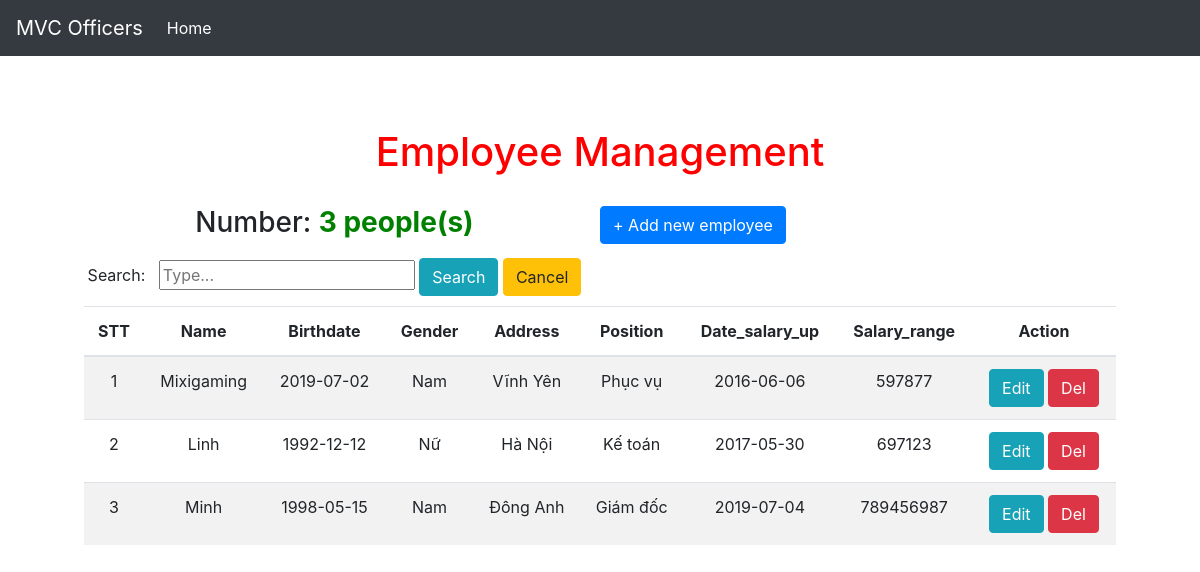
Page /MVC1/employeeController/index on the committed database.
### tables this page shows
CREATE TABLE `employee` (
  `id` int(11) NOT NULL,
  `name` varchar(30) NOT NULL,
  `birthdate` date NOT NULL,
  `gender` varchar(3) NOT NULL,
  `address` varchar(35) NOT NULL,
  `position` varchar(25) NOT NULL,
  `date_salary_up` date NOT NULL,
  `salary_range` double NOT NULL
);

### MVC1/Controllers/employeeController.php (called while the page is built, shortened)
<?php
    class employeeController extends Controller
    {
        private $empRepo;
        public function __construct()
        {
            $this->empModel=new EmployeeModel();
            $this->empRepo=new EmployeeRepository($this->empModel);
        }
        public function index()
        {
            $arr_obj_models=array();
            if(isset($_POST['nameS']))
            {
                $matching=$this->empRepo->findName($_POST['nameS']);
                if(count($matching)!=0){
                foreach($matching as $k=>$v){
                $employeeModel=new EmployeeModel();
                $employeeModel->setId($v['id']);
                $employeeModel->setName($v['name']);
                $employeeModel->setBirthdate($v['birthdate']);
                $employeeModel->setGender($v['gender']);
                $employeeModel->setAdress($v['address']);
                $employeeModel->setPosition($v['position']);
                $employeeModel->setDate($v['date_salary_up']);
                $employeeModel->setRange($v['salary_range']);
                array_push($arr_obj_models,$employeeModel);
                }
                $d['employee']=$arr_obj_models;
            }
            else{
                $d['error']='No result! Please try later';
            }
            }
            else{
            $arr=$this->empRepo->getInfo();
        }
            $this->render("index");
        }
    }

### MVC1/Dispathcher.php (called while the page is built, shortened)
<?php
class Dispathcher
{
    public function dispatch()
    {
        $this->request = new Request();
        $controller = $this->loadController();
        call_user_func_array([$controller, $this->request->action], $this->request->params);
    }
    public function loadController()
    {
        $controller = new $name();
        return $controller;
    }
}
?>

### MVC1/Webroot/index.php (called while the page is built, shortened)
<?php
     $dispathcher=new Dispathcher();
     $dispathcher->dispatch();

### MVC1/Core/Model.php (called while the page is built, shortened)
<?php
    class Model
    {
        protected $id;
        protected $name;
        protected $birthdate;
        protected $gender;
        protected $address;
        public function setId($id)
        {
            $this->id=$id;
        }
        public function getId()
        {
            return $this->id;
        }
        public function setName($name)
        {
            $this->name=$name;
        }
        public function getName()
        {
            return $this->name;
        }
        public function setBirthdate($birth)
        {
            $this->birthdate=$birth;
        }
        public function getBirthdate()
        {
            return $this->birthdate;
        }
        public function setGender($gender)
        {
            $this->gender=$gender;
        }
        public function getGender()
        {
            return $this->gender;
        }
        public function setAdress($add)
        {
            $this->address=$add;
        }
        public function getAdress()
        {
            return $this->address;
        }
    }

### MVC1/Core/ResourceModel.php (called while the page is built, shortened)
<?php
    class ResourceModel implements ResourceModelInterface
    {
        private $table;
        public function _init($table,$id,$model)
        {
            $this->table=$table;
        }
        public function getFull()
        {
            $conn=Database::getBdd();
            $sql="SELECT * FROM ".$this->table;
            $stmt=$conn->prepare($sql);
            $stmt->setFetchMode(PDO::FETCH_ASSOC);
            $stmt->execute();
            return $stmt->fetchAll();
        }
    }

### MVC1/Models/EmployeeRepository.php (called while the page is built, shortened)
<?php
    class EmployeeRepository
    {
        public $empRepo;
        public function __construct(EmployeeModel $em)
        {
           $this->empRepo=new EmployeeResourceModel($em);
        }
        public function getInfo()
        {
            return $this->empRepo->getFull();
        }
    }

### MVC1/Models/EmployeeModel.php (called while the page is built, shortened)
<?php
    class EmployeeModel extends Model
    {
        protected $position;
        protected $date_salary_up;
        protected $salary_range;
        public function __construct()
        {
            $this->position="";
            $this->date_salary_up="";
            $this->salary_range=0;
        }
        public function setPosition($pos)
        {
            $this->position=$pos;
        }
        public function getPosition()
        {
            return $this->position;
        }
        public function setDate($date_salary_up)
        {
            $this->date_salary_up=$date_salary_up;
        }
        public function getDate()
        {
            return $this->date_salary_up;
        }
        public function setRange($salary_range)
        {
            $this->salary_range=$salary_range;
        }
        public function getRange()
        {
            return $this->salary_range;
        }
    }

### MVC1/Views/Employee/index.php (the view, shortened to what this page needs)
<h1 style="color:red;">Employee Management</h1>
<div class="container" style="margin-top:30px">
    <div class="row">
        <div class="col-md-6">
        <h3>Number: <strong style="color:green"><?=isset($number)?$number :''?>&nbsp;people(s)</strong></h3>
        </div>
        <a href="/MVC1/employeeController/addEmployee"><span class="btn btn-xs btn-primary pull-right">+ Add new employee</span></a>
    </div>
    <div class="row" style="margin-top:10px">
        <div class="col-md-6">
            <form action="" method="POST" role="form">
                    <label>Search:&nbsp;&nbsp;&nbsp;</label><input type="text" id="nameS" placeholder="Type..." name="nameS" value="<?=isset($_POST['nameS'])? $_POST['nameS']:''?>">
                    <input type="submit" value="Search" class="btn  btn-info">
                    <input type="reset" value="Cancel" class="btn  btn-warning">
            </form>
        </div>
    </div>
    <table class="table table-striped table-hover" style="margin-top:10px;">
        <thead>
            <tr>
                <th>STT</th>
                <th>Name</th>
                <th>Birthdate</th>
                <th>Gender</th>
                <th>Address</th>
                <th>Position</th>
                <th>Date_salary_up</th>
                <th>Salary_range</th>
                <th>Action</th>
            </tr>
        </thead>
        <tbody>
            <?php
                if(isset($employee)){
                $i=0;
               foreach($employee as $emp)
               {
                   echo "<tr>";
                   $i++;
                   echo "<td>".$i."</td>";
                   echo "<td>".$emp->getName()."</td>";
                   echo "<td>".$emp->getBirthdate()."</td>";
                   echo "<td>".$emp->getGender()."</td>";
                   echo "<td>".$emp->getAdress()."</td>";
                   echo "<td>".$emp->getPosition()."</td>";
                   echo "<td>".$emp->getDate()."</td>";
                   echo "<td>".$emp->getRange()."</td>";
                   echo "<td class='text-center'><a class='btn btn-info btn-xs' href='/MVC1/employeeController/edit/" . $emp->getId() . "' ><span class='glyphicon glyphicon-edit'></span> Edit</a> <a href='/MVC1/employeeController/remove/" . $emp->getId() . "' class='btn btn-danger btn-xs'><span class='glyphicon glyphicon-remove'></span> Del</a></td>";
                   echo"</tr>";
               }
            }
            ?>
        </tbody>
    </table>
</div>

### MVC1/Core/Controller.php (shortened to what this page needs)
<?php
    class Controller
    {
        var $vars=[];
        var $layout="default";
        function set($d)
        {
            $this->vars=array_merge($this->vars,$d);
        }
        function render($name)
        {
            extract($this->vars);
            $class=str_replace("Webroot/index.php","",get_class($this));
            require(ROOT. "Views/". ucfirst(basename( str_replace('Controller','',$class))). "/" .$name.  ".php");
            $content_for_layouts=ob_get_clean();
            if($this->layout==false)
            {
                $content_for_layouts;
            }
            else{
                require(ROOT. "Views/Layouts/" .$this->layout.  ".php");
            }
        }
    }

### MVC1/Views/Layouts/default.php (shortened to what this page needs)
<!doctype html>
<head>
    <link href="https://stackpath.bootstrapcdn.com/bootstrap/4.3.1/css/bootstrap.min.css" rel="stylesheet">
</head>
<body>
<nav class="navbar navbar-expand-md navbar-dark bg-dark fixed-top">
    <a class="navbar-brand" href="#">MVC Officers</a>
    <div class="collapse navbar-collapse" id="navbarsExampleDefault">
        <ul class="navbar-nav mr-auto">
            <li class="nav-item active">
                <a class="nav-link" href="/MVC1/">Home <span class="sr-only">(current)</span></a>
            </li>
        </ul>
    </div>
</nav>
<main role="main" class="container">
    <div class="starter-template">
        <?php
        echo $content_for_layouts;
        ?>
    </div>
</main>
<script src="https://stackpath.bootstrapcdn.com/bootstrap/4.3.1/js/bootstrap.min.js"></script></body>
</html>

### MVC1/Views/Layouts/default.php (style rules this page uses)
body { padding-top: 5rem; }
.starter-template { padding: 3rem 1.5rem; text-align: center; }

### rows in the picture
employee: name "Mixigaming", birthdate "2019-07-02", gender "Nam", address "Vĩnh Yên", position "Phục vụ", date_salary_up "2016-06-06", salary_range "597877"
employee: name "Linh", birthdate "1992-12-12", gender "Nữ", address "Hà Nội", position "Kế toán", date_salary_up "2017-05-30", salary_range "697123"
employee: name "Minh", birthdate "1998-05-15", gender "Nam", address "Đông Anh", position "Giám đốc", date_salary_up "2019-07-04", salary_range "789456987"

### other values in the picture
$number "3"
